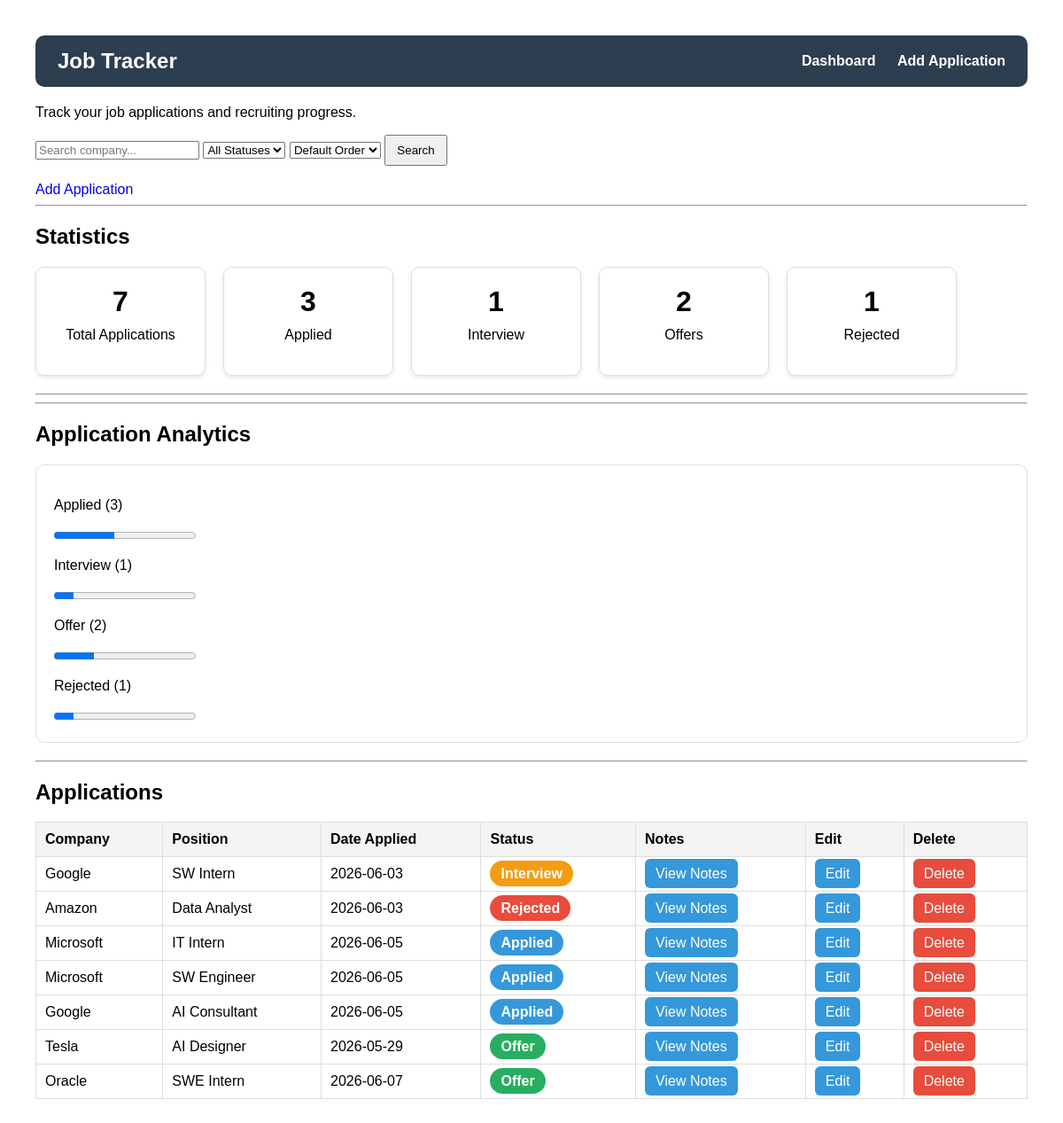
Before: / with the older database file.
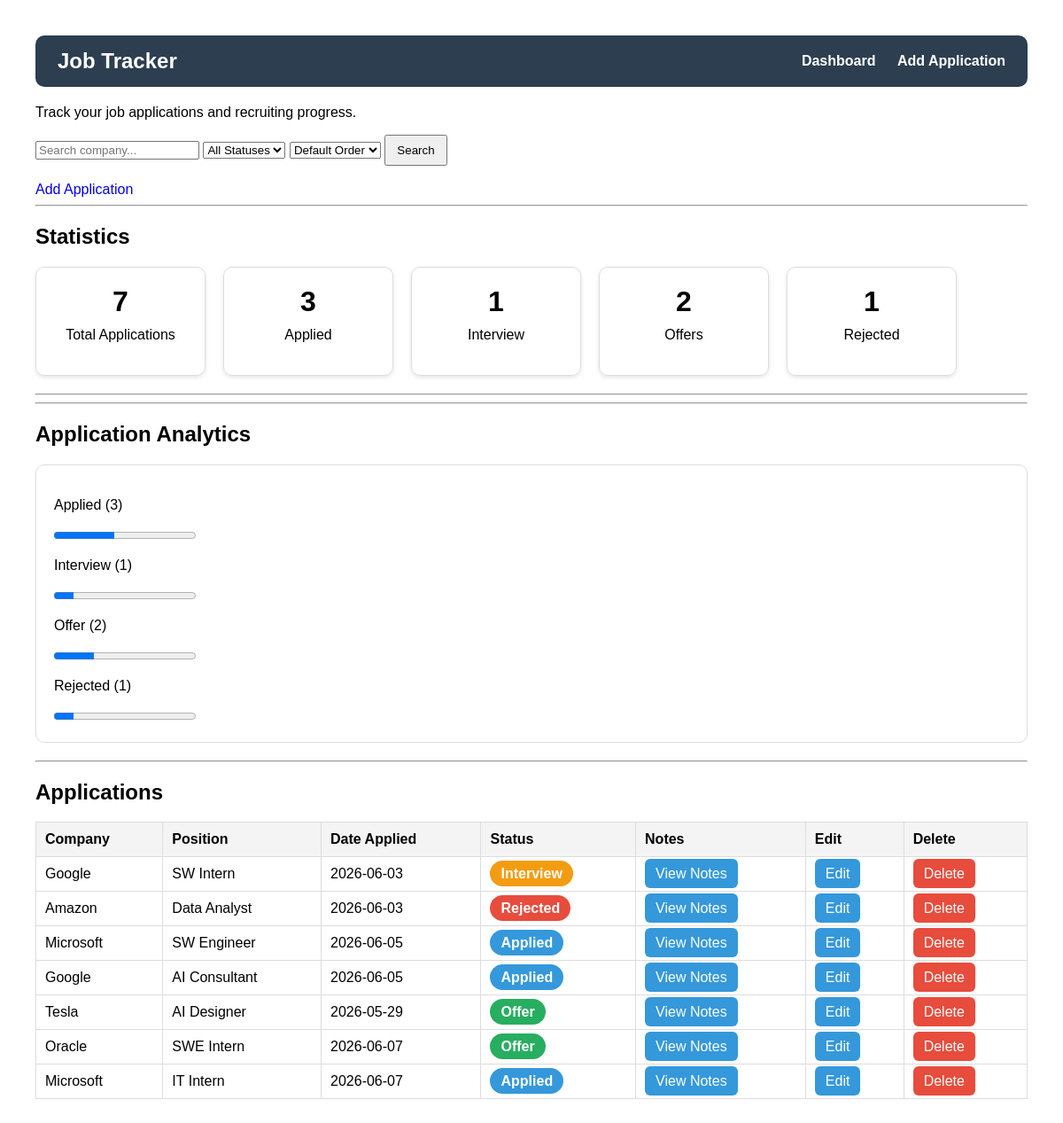
After: the same page with the newer database file.
### tables this page shows
CREATE TABLE applications (
    id INTEGER PRIMARY KEY AUTOINCREMENT,
    company TEXT NOT NULL,
    position TEXT NOT NULL,
    status TEXT NOT NULL,
    date_applied TEXT NOT NULL
, notes TEXT);

### app.py (the view, shortened to what this page needs)
@app.route("/")
def home():
    search_term = request.args.get("search", "")
    status_filter = request.args.get("status", "")
    sort_order = request.args.get("sort", "")
    order_clause = ""
    if sort_order == "newest":
        order_clause = " ORDER BY date_applied DESC"
    elif sort_order == "oldest":
        order_clause = " ORDER BY date_applied ASC"
    connection = sqlite3.connect("applications.db")
    cursor = connection.cursor()
    if search_term and status_filter:
        cursor.execute(
            """
            SELECT * FROM applications
            WHERE company LIKE ?
            AND status = ?
            """ + order_clause,
            (f"%{search_term}%", status_filter)
        )
    else:
        cursor.execute(
            "SELECT * FROM applications" + order_clause
        )
    applications = cursor.fetchall()
    total_applications = len(applications)
    applied_count = sum(
        1 for application in applications
        if application[3] == "Applied"
    )
    interview_count = sum(
        1 for application in applications
        if application[3] == "Interview"
    )
    offer_count = sum(
        1 for application in applications
        if application[3] == "Offer"
    )
    rejected_count = sum(
        1 for application in applications
        if application[3] == "Rejected"
    )
    connection.close()
    return render_template(
        "index.html",
        applications=applications,
        total_applications=total_applications,
        applied_count=applied_count,
        interview_count=interview_count,
        offer_count=offer_count,
        rejected_count=rejected_count,
        search_term=search_term,
        status_filter=status_filter,
        sort_order=sort_order
    )

### templates/index.html (shortened to what this page needs)
<!DOCTYPE html>
<html>
<head>
    <link rel="stylesheet" href="{{ url_for('static', filename='style.css') }}">
</head>
<body>
    <nav>
        <h1>Job Tracker</h1>
        <div>
            <a href="/">Dashboard</a>
            <a href="/add">Add Application</a>
        </div>
    </nav>
    <p>Track your job applications and recruiting progress.</p>
<form method="GET">
    <input
        type="text"
        name="search"
        placeholder="Search company..."
        value="{{ search_term }}"
    >
<select name="status">
    <option value=""
        {% if status_filter == "" %}selected{% endif %}>
        All Statuses
    </option>
</select>
<select name="sort">
    <option value=""
        {% if sort_order == "" %}selected{% endif %}>
        Default Order
    </option>
</select>
    <button type="submit">
        Search
    </button>
</form>
<br>
    <a href="/add">Add Application</a>
    <hr>
    <h2>Statistics</h2>
    <div class="stats-container">
        <div class="stat-card">
            <h3>{{ total_applications }}</h3>
            <p>Total Applications</p>
        </div>
        <div class="stat-card">
            <h3>{{ applied_count }}</h3>
            <p>Applied</p>
        </div>
        <div class="stat-card">
            <h3>{{ interview_count }}</h3>
            <p>Interview</p>
        </div>
        <div class="stat-card">
            <h3>{{ offer_count }}</h3>
            <p>Offers</p>
        </div>
        <div class="stat-card">
            <h3>{{ rejected_count }}</h3>
            <p>Rejected</p>
        </div>
    </div>
    <hr>
    <hr>
    <h2>Application Analytics</h2>
    <div class="analytics-card">
        <p>Applied ({{ applied_count }})</p>
        <progress value="{{ applied_count }}" max="{{ total_applications }}"></progress>
        <p>Interview ({{ interview_count }})</p>
        <progress value="{{ interview_count }}" max="{{ total_applications }}"></progress>
        <p>Offer ({{ offer_count }})</p>
        <progress value="{{ offer_count }}" max="{{ total_applications }}"></progress>
        <p>Rejected ({{ rejected_count }})</p>
        <progress value="{{ rejected_count }}" max="{{ total_applications }}"></progress>
    </div>
    <hr>
    <h2>Applications</h2>
    <table>
        <tr>
            <th>Company</th>
            <th>Position</th>
            <th>Date Applied</th>
            <th>Status</th>
            <th>Notes</th>
            <th>Edit</th>
            <th>Delete</th>
        </tr>
        {% if applications %}
            {% for application in applications %}
            <tr>
                <td>{{ application[1] }}</td>
                <td>{{ application[2] }}</td>
                <td>{{ application[4] }}</td>
                <td>
                    <span class="status-badge {{ application[3].lower() }}">
                        {{ application[3] }}
                    </span>
                </td>
                <td>
                    <a
                        class="edit-btn"
                        href="/notes/{{ application[0] }}"
                    >
                        View Notes
                    </a>
                </td>
                <td>
                    <a
                        class="edit-btn"
                        href="/edit/{{ application[0] }}"
                    >
                        Edit
                    </a>
                </td>
                <td>
                    <a
                        class="delete-btn"
                        href="/delete/{{ application[0] }}"
                        onclick="return confirmDelete()"
                    >
                        Delete
                    </a>
                </td>
            </tr>
            {% endfor %}
        {% else %}
            <tr>
                <td colspan="7">
                    No applications found.
                </td>
            </tr>
        {% endif %}
    </table>
</body>
</html>

Changed rows visible on the page:
removed applications: company "Microsoft", position "IT Intern", date_applied "2026-06-05", status "Applied"
added applications: company "Microsoft", position "IT Intern", date_applied "2026-06-07", status "Applied"
